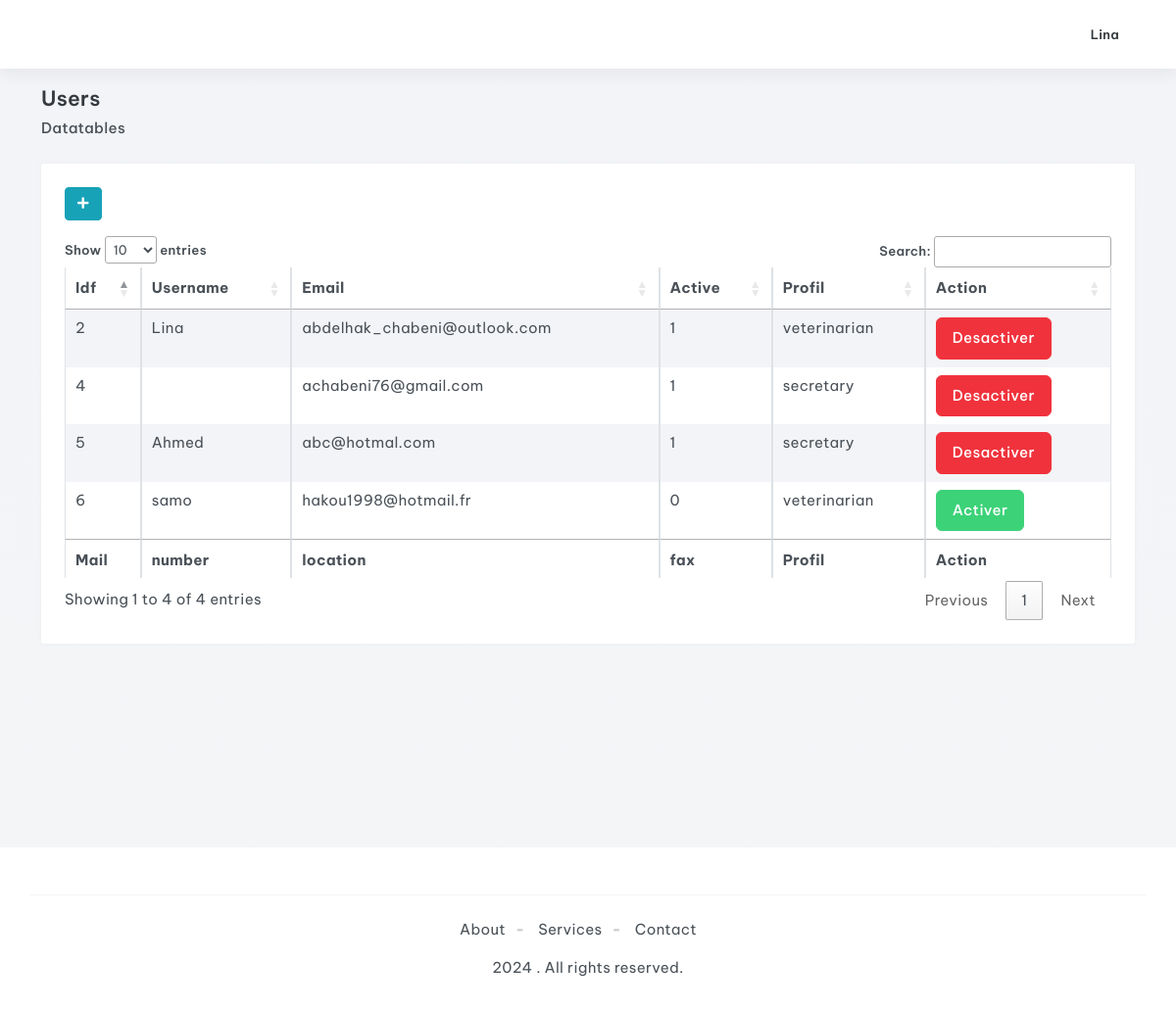
Screenshot of /admin/users.php (signed in) with the database file from the repository.
### tables this page shows
CREATE TABLE `users` (
  `id` int(11) NOT NULL,
  `username` varchar(255) DEFAULT NULL,
  `email` varchar(255) DEFAULT NULL,
  `mdp` varchar(255) DEFAULT NULL,
  `active` tinyint(1) DEFAULT NULL,
  `profil_id` int(11) DEFAULT NULL
);

CREATE TABLE `profils` (
  `id` int(11) NOT NULL,
  `role` varchar(255) DEFAULT NULL,
  `active` tinyint(1) DEFAULT NULL
);

### admin/CLASSE/user.class.php (the view, shortened to what this page needs)
<?php
Class User{
private $cnx,$server,$user,$pwd,$db;
public function __construct($serveur,$utilisateur,$mdp,$base){
	$this->server=$serveur;
	$this->user=$utilisateur;
	$this->pwd=$mdp;
	$this->db=$base;
	try
	{
	$this->cnx = new PDO('mysql:host='.$this->server.'; dbname='.$this->db, $this->user, $this->pwd);
	}
	catch(Exception $e)
	{
	echo'Erreur:'.$e->getMessage().'<br/>';
	echo'N°:'.$e->getCode();
	}
}
public function RetreiveWithDataTables(){
	$sql = "SELECT users.id AS user_id,users.active AS user_active, users.*, profils.* FROM users INNER JOIN profils ON users.profil_id = profils.id";
	$resultats=$this->cnx->query($sql);
	if($resultats) {
	$resultats->setFetchMode(PDO::FETCH_OBJ);
	$users=$resultats->fetchall();
	echo'<p><a class="btn btn-info btn-circle btn-sm" ;" href="create_user.php" title="Add"><i class="fas fa-plus"></i></a></p>';
	echo '<table id="myTable" class="table table-bordered table-striped">';
	echo '<thead>';
		echo '<tr>';
		echo '<th>Idf</th><th>Username</th><th>Email</th><th>Active</th><th>Profil</th><th>Action</th>';
		echo '</tr>';
	echo '</thead>';
	print '<tbody>';
	foreach($users as $user):
	echo '<tr>';
		print '<td>'.$user->user_id.'</td>';
		print '<td>'.$user->username.'</td>';
		print '<td>'.$user->email.'</td>';
		print '<td>'.$user->user_active.'</td>';
		print '<td>'.$user->role.'</td>';
		if ($user->user_active == 1) {
			print '<td><a class="btn btn-danger" onClick="return confirm(\'Desactiver cet user?\');" href="userbuttons.php?id='.$user->user_id.'&user_active=1">Desactiver</a></td>';
		} else {
			print '<td><a class="btn btn-success" onClick="return confirm(\'Activer cet user?\');" href="userbuttons.php?id='.$user->user_id.'&user_active=0">Activer</a></td>';
		}
	echo '</tr>';
	endforeach;
	print '</tbody>';
	echo '<tfoot>';
		echo '<tr>';
		echo '<th>Mail</th><th>number</th><th>location</th><th>fax</th><th>Profil</th><th>Action</th>';
		echo '</tr>';
	echo '</tfoot>';
	echo '</table>';
	}
		else echo 'Table vide !!!' ;
	}
}
?>

### rows the page displays
users: id "2", username "Lina", email "abdelhak_chabeni@outlook.com", active "1", profil.role "veterinarian"
users: id "4", email "achabeni76@gmail.com", active "1", profil.role "secretary"
users: id "5", username "Ahmed", email "abc@hotmal.com", active "1", profil.role "secretary"
users: id "6", username "samo", email "hakou1998@hotmail.fr", active "0", profil.role "veterinarian"

### other values shown
$_SESSION['username'] "Lina"
